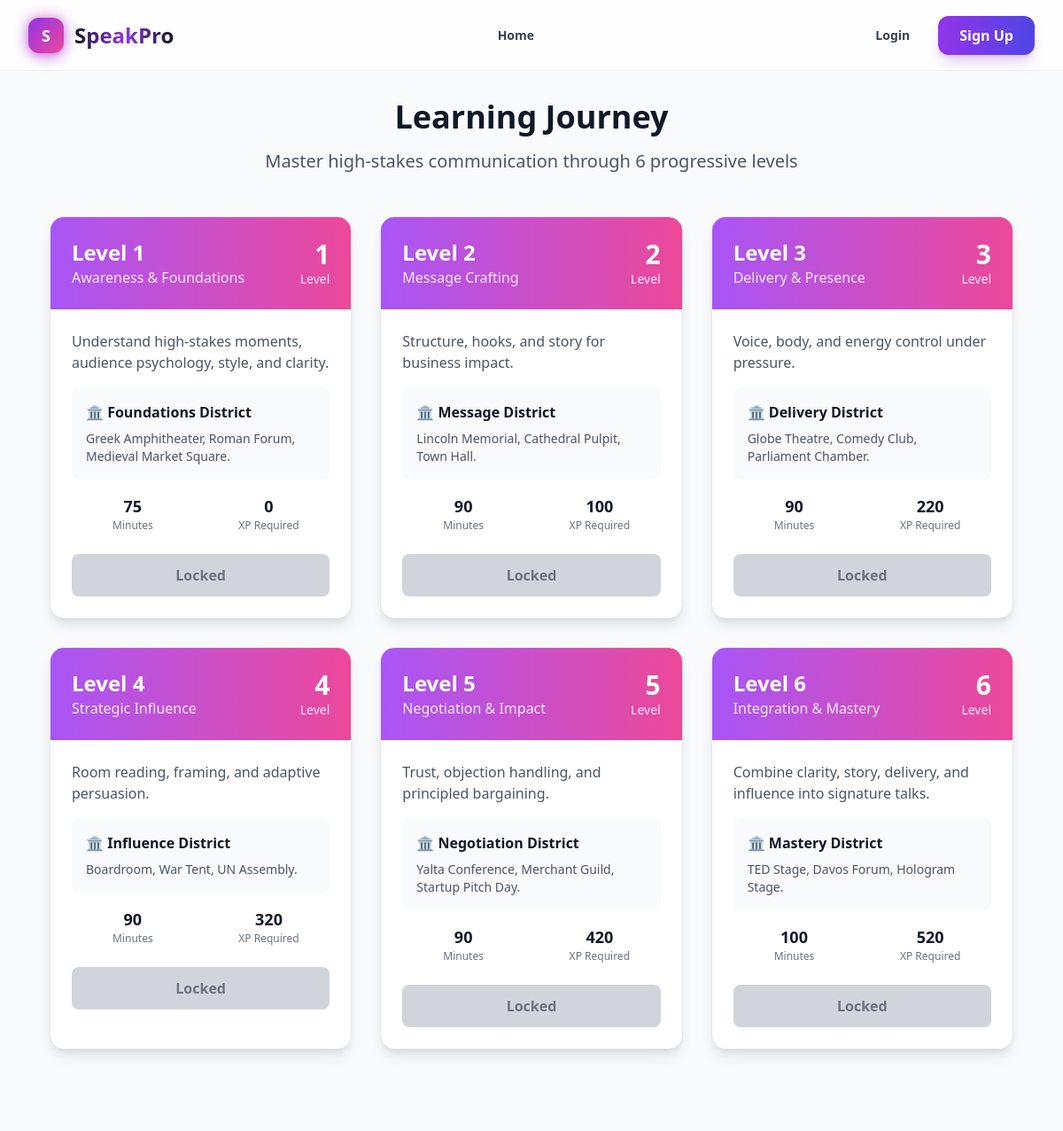
The app's page /levels/ with its own data.
### myApp/models.py (models this page shows, shortened)
class Level(models.Model):
    number = models.IntegerField(unique=True, validators=[MinValueValidator(1), MaxValueValidator(6)])
    name = models.CharField(max_length=100)
    description = models.TextField()
    duration_minutes = models.IntegerField()  # Total estimated time
    xp_required = models.IntegerField()  # XP needed to unlock
    milestone_duration_seconds = models.IntegerField()  # Milestone recording time
    unlock_rule = models.CharField(
        max_length=50,
        default="complete_previous_level",
        help_text="Rule for unlocking this level (e.g., 'must_pass_milestone', 'complete_modules_a_d')"
    )
    district_name = models.CharField(max_length=100)
    district_description = models.TextField()
    district_image = models.URLField(blank=True)
    coins_reward = models.IntegerField(default=0)
    tickets_reward = models.IntegerField(default=0)  # Replaces gems_reward
    created_at = models.DateTimeField(auto_now_add=True)
    class Meta:
        ordering = ['number']

### myApp/views.py (the view)
# urls.py: path('levels/', views.levels_view, name='levels'),
def levels_view(request):
    levels = Level.objects.all().order_by('number')
    context = {
        'levels': levels,
    }
    return render(request, 'myApp/levels.html', context)

### myApp/templates/myApp/levels.html (shortened to what this page needs)
{% extends 'myApp/base.html' %}
{% block content %}
<div class="bg-gray-50 py-8 pb-24 md:pb-8">
    <div class="max-w-6xl mx-auto px-4 sm:px-6 lg:px-8">
        <div class="text-center mb-12">
            <h1 class="text-4xl font-bold text-gray-900 mb-4">Learning Journey</h1>
            <p class="text-xl text-gray-600">Master high-stakes communication through 6 progressive levels</p>
        </div>
        <div class="grid grid-cols-1 md:grid-cols-2 lg:grid-cols-3 gap-8 mb-8">
            {% for level in levels %}
            <div class="bg-white rounded-2xl shadow-lg overflow-hidden {% if level.number <= user.profile.current_level %}border-2 border-green-200{% elif level.number == user.profile.current_level|add:1 %}border-2 border-yellow-200{% else %}border border-gray-200{% endif %}">
                <div class="bg-gradient-to-r from-purple-500 to-pink-500 p-6 text-white">
                    <div class="flex items-center justify-between">
                        <div>
                            <h3 class="text-2xl font-bold">Level {{ level.number }}</h3>
                            <p class="text-purple-100">{{ level.name }}</p>
                        </div>
                        <div class="text-right">
                            <div class="text-3xl font-bold">{{ level.number }}</div>
                            <div class="text-sm text-purple-100">Level</div>
                        </div>
                    </div>
                </div>
                <div class="p-6">
                    <p class="text-gray-600 mb-4">{{ level.description }}</p>
                    <div class="bg-gray-50 rounded-lg p-4 mb-4">
                        <h4 class="font-semibold text-gray-900 mb-2">🏛️ {{ level.district_name }}</h4>
                        <p class="text-sm text-gray-600">{{ level.district_description }}</p>
                    </div>
                    <div class="grid grid-cols-2 gap-4 mb-6">
                        <div class="text-center">
                            <div class="text-lg font-bold text-gray-900">{{ level.duration_minutes }}</div>
                            <div class="text-xs text-gray-500">Minutes</div>
                        </div>
                        <div class="text-center">
                            <div class="text-lg font-bold text-gray-900">{{ level.xp_required }}</div>
                            <div class="text-xs text-gray-500">XP Required</div>
                        </div>
                    </div>
                    {% if level.number <= user.profile.current_level %}
                        <a href="{% url 'lesson_runner' level.units.first.lessons.first.id %}"
                           class="w-full bg-green-500 text-white py-3 px-4 rounded-lg font-semibold hover:bg-green-600 transition-colors text-center block">
                            Continue Learning
                        </a>
                    {% elif level.number == user.profile.current_level|add:1 %}
                        <button class="w-full bg-yellow-500 text-gray-900 py-3 px-4 rounded-lg font-semibold cursor-not-allowed">
                            Unlock Soon
                        </button>
                    {% else %}
                        <button class="w-full bg-gray-300 text-gray-500 py-3 px-4 rounded-lg font-semibold cursor-not-allowed">
                            Locked
                        </button>
                    {% endif %}
                </div>
            </div>
            {% endfor %}
        </div>
    </div>
</div>
{% endblock %}

### myApp/templates/myApp/base.html (style rules this page uses)
html { scroll-behavior: smooth; }
a, button { transition: all 0.3s cubic-bezier(0.4, 0, 0.2, 1); }
body { -webkit-font-smoothing: antialiased; -moz-osx-font-smoothing: grayscale; text-rendering: optimizeLegibility; overflow-x: hidden; }

### records on screen
Level: number "1", name "Awareness & Foundations", description "Understand high-stakes moments, audience psychology, style, and clarity.", district_name "Foundations District", district_description "Greek Amphitheater, Roman Forum, Medieval Market Square.", duration_minutes "75", xp_required "0", shows "Locked"
Level: number "2", name "Message Crafting", description "Structure, hooks, and story for business impact.", district_name "Message District", district_description "Lincoln Memorial, Cathedral Pulpit, Town Hall.", duration_minutes "90", xp_required "100", shows "Locked"
Level: number "3", name "Delivery & Presence", description "Voice, body, and energy control under pressure.", district_name "Delivery District", district_description "Globe Theatre, Comedy Club, Parliament Chamber.", duration_minutes "90", xp_required "220", shows "Locked"
Level: number "4", name "Strategic Influence", description "Room reading, framing, and adaptive persuasion.", district_name "Influence District", district_description "Boardroom, War Tent, UN Assembly.", duration_minutes "90", xp_required "320", shows "Locked"
Level: number "5", name "Negotiation & Impact", description "Trust, objection handling, and principled bargaining.", district_name "Negotiation District", district_description "Yalta Conference, Merchant Guild, Startup Pitch Day.", duration_minutes "90", xp_required "420", shows "Locked"
Level: number "6", name "Integration & Mastery", description "Combine clarity, story, delivery, and influence into signature talks.", district_name "Mastery District", district_description "TED Stage, Davos Forum, Hologram Stage.", duration_minutes "100", xp_required "520", shows "Locked"
